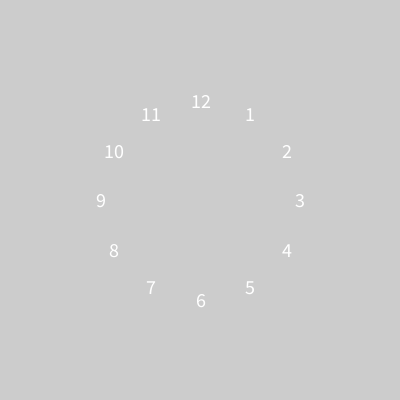
Frame 1 (no input)
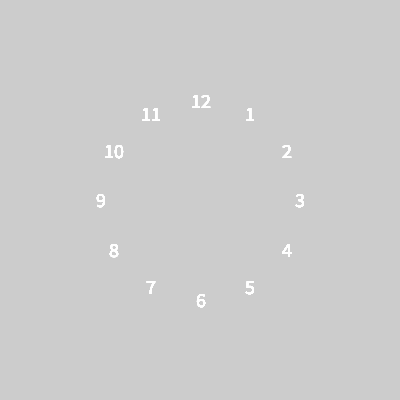
Frame 60 (the mouse pressed at the canvas centre just before this capture)
Frame 120 (the mouse held since frame 60 and released just before this capture): identical to frame 60, image omitted

The Processing sketch that drew these frames (run headless with seeded random() and noise(); from frame 60 on, the mouse is pressed at the canvas centre):

// Processing sketch: sketch_numeros
// ── sketch_numeros.pde
Numero tres, cuatro, cinco, seis;
Numero siete, ocho, nueve, diez;
Numero once, doce, uno, dos;

void setup () {
  size (400, 400);
  tres = new Numero(3, 0);
  cuatro = new Numero(4, radians(30));
  cinco = new Numero(5, radians(60));
  seis = new Numero(6, radians(90));
  siete = new Numero(7, radians(120));
  ocho = new Numero (8, radians(150));
  nueve = new Numero (9, radians(180));
  diez = new Numero (10, radians(210));
  once = new Numero (11, radians(240));
  doce = new Numero (12, radians(270));
  uno = new Numero (1, radians(300));
  dos = new Numero (2, radians(330));
}

void draw () {
  translate(width/2, height/2);
  tres.Dibujar();
  cuatro.Dibujar();
  cinco.Dibujar();
  seis.Dibujar();
  siete.Dibujar();
  ocho.Dibujar();
  nueve.Dibujar();
  diez.Dibujar();
  once.Dibujar();
  doce.Dibujar();
  uno.Dibujar();
  dos.Dibujar();
}

// ── Numero.pde
class Numero {
  int num;
  PVector pos;
  
  Numero (int numero, float theta) {
    num = numero;
    pos = new PVector(100, 0);
    pos.rotate(theta);
  }
  
  void Dibujar () {
    println(pos);
    textSize(20);
    textAlign(CENTER, CENTER);
    text(str(num), pos.x, pos.y);
  }
}
